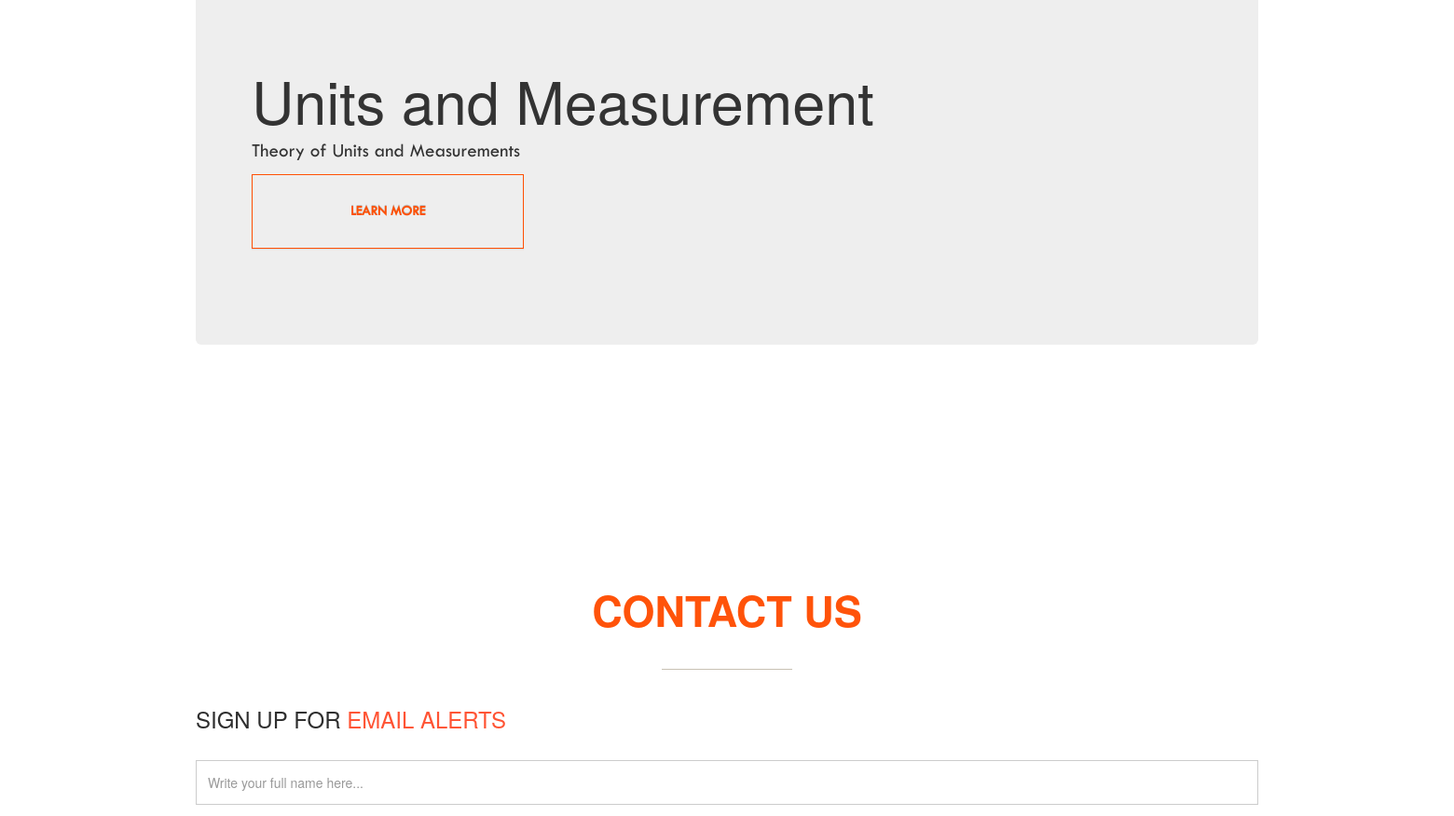
Before: /posts/physics/5 (middle part) with the older database file.
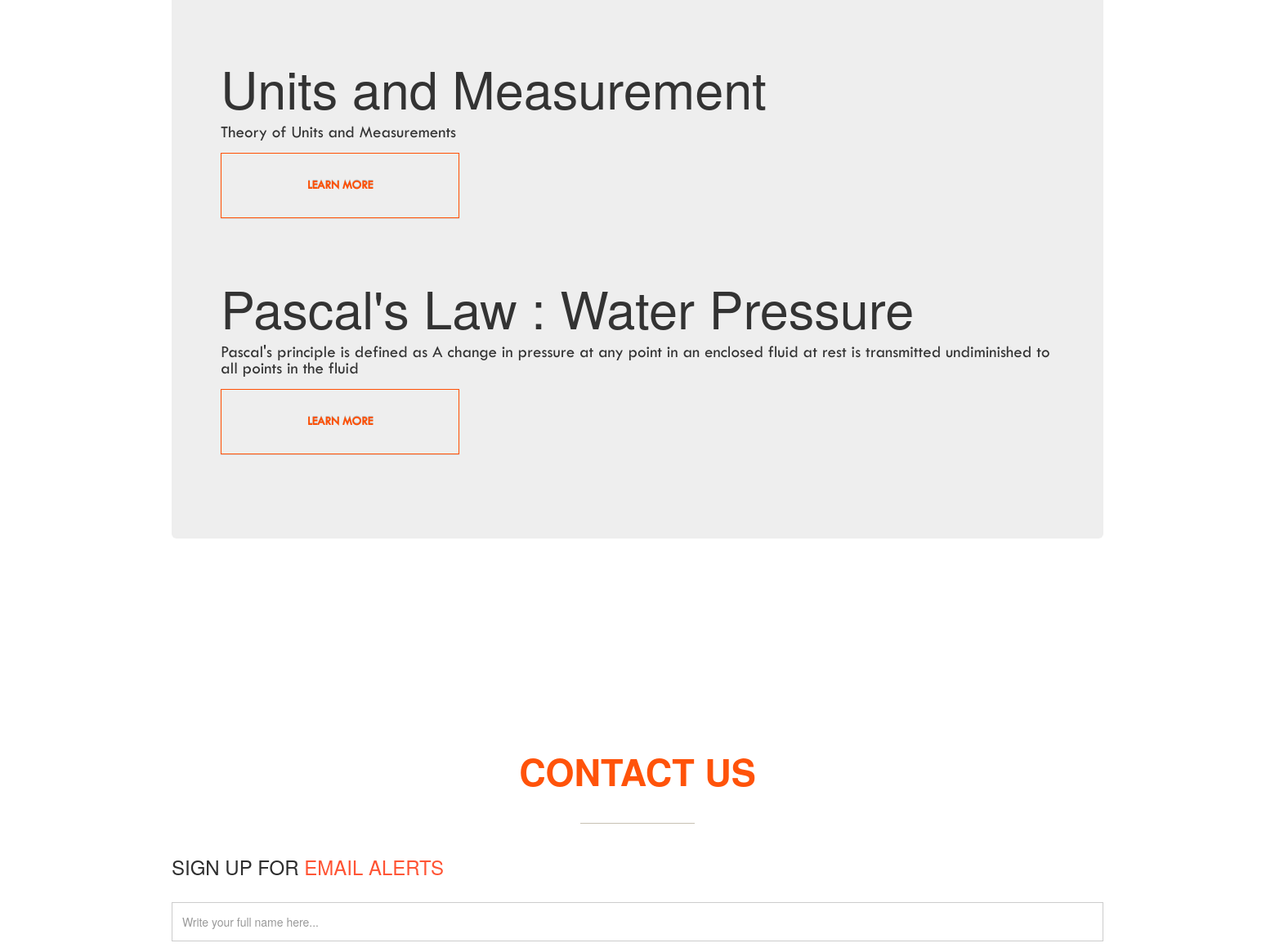
After: the same page with the newer database file.
### posts/models.py (models this page shows, shortened)
class Explain(models.Model):
	sub = models.ForeignKey(Subjects, on_delete=models.CASCADE)
	topics = models.CharField(max_length=100)
	theory = models.TextField()
	details = models.TextField()
	image = models.FileField(upload_to = 'uploads/',blank=True)

### posts/views.py (the view)
# urls.py: url(r'^physics/(?P<sub_id>[0-9]+)$', views.physics, name = "physics"),
def physics(request, sub_id):
	details = Explain.objects.filter(sub_id = 5)
	return render(request, 'physics.html', {'details':details})

### templates/physics.html (shortened to what this page needs)
   {% extends 'index.html' %}
    {% block content %}
    {% load staticfiles %}
    	 <section id="price">
        <div class="container">
                    <div class="block">
                        <div class="pricing-list">
                            <ul>
                            	<div class="jumbotron">
                            	{% for detail in details %}
  						<h1>{{detail.topics}}</h1>
  						<p>{{detail.theory}}</p>
  						<p><a class="btn btn-primary btn-sml" href="{% url 'description'  detail.id %}" role="button">Learn more</a></p>
  						 <br><div class="border-bottom"></div><br>
								                                {% endfor %}
                               </div>
                            </ul>
                        </div>
                    </div>
        </div>
    </section>
    {% endblock %}

Changed rows visible on the page:
added Explain: topics "Pascal's Law : Water Pressure", theory "Pascal's principle is defined as A change in pressure at any point in an enclosed fluid at rest is transmitted undiminished to all points in the fluid"
